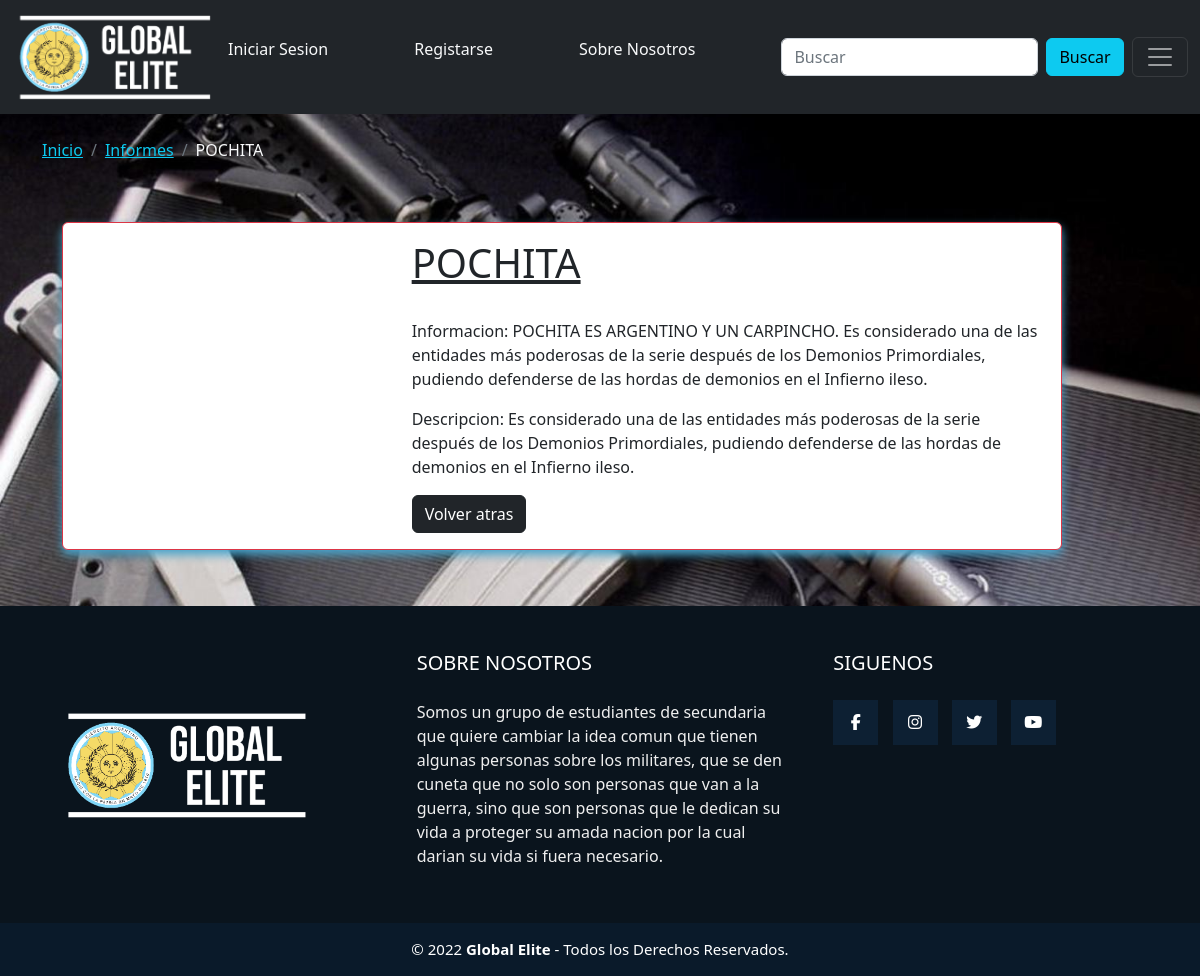
The app's page /informe3.php?id=1 with its own data.
### tables this page shows
CREATE TABLE IF NOT EXISTS `informes` (
`id` int(10) NOT NULL,
  `usuario` varchar(150) NOT NULL,
  `titulo` varchar(150) NOT NULL,
  `informacion` text NOT NULL,
  `descripcion` varchar(500) NOT NULL,
  `fecha_alta` datetime NOT NULL,
  `imagen` mediumblob NOT NULL
);

### informe3.php (called while the page is built, shortened)
<?php
require_once "includes/config.php";
$sql = "SELECT * FROM informes WHERE id = '" . $_GET['id'] . "';";
$result = mysqli_query($conn, $sql);
$informes = mysqli_fetch_assoc($result);
require_once "vistas/layout.php";
?>

### vistas/informes3.php (the view, shortened to what this page needs)
<link href="css/informes3.css" rel="stylesheet">
<br>
<div class="container">
    <nav aria-label="breadcrumb">
        <ol class="breadcrumb">
            <li class="breadcrumb-item"><a href="index.php" class="link-info">Inicio</a></li>
            <li class="breadcrumb-item" aria-current="page"><a href="informes2.php?pagina=1" class="link-info">Informes</a></li>
            <li class="breadcrumb-item text-light"><?php echo $informes['titulo'] ?></li>
        </ol>
    </nav>
</div>
<br>
<div class="container">
    <div class="card border-danger mb-3" style="max-width: 1200px; width:1000px">
        <div class="row g-0">
            <div class="col-md-4">
            </div>
            <div class="col-md-8">
                <div class="card-body">
                   <u><h1 class="card-title"><?php echo $informes['titulo'] ?></h1></u><br>
                    <p class="card-text">Informacion: <?php echo $informes['informacion'] ?></p>
                    <p class="card-text">Descripcion: <?php echo $informes['descripcion'] ?></p>
                    <a href="informes2.php?=1" class="btn btn-dark">Volver atras</a>
                </div>
            </div>
        </div>
    </div>
</div>

### css/layout.css (style rules this page uses)
* { margin: 0; padding: 0; box-sizing: border-box; }
.container { display: flex; width: auto; }
.card { margin: 20px; overflow: hidden; cursor: default; box-shadow: 0 5px 10px rgb(73, 164, 203, 2.4); }

### css/informes3.css (style rules this page uses)
body { margin: 0; padding: 0; background: url(../img/fondos/fondoarmas.jpg); background-size: cover; background-repeat: no-repeat; background-attachment: fixed; }

### records on screen
informes: titulo "POCHITA", informacion "POCHITA ES ARGENTINO Y UN CARPINCHO. Es considerado una de las entidades más poderosas de la serie después de los Demonios Primordiales, pudiendo defenderse de las hordas de demonios en el Infierno ileso.", descripcion "Es considerado una de las entidades más poderosas de la serie después de los Demonios Primordiales, pudiendo defenderse de las hordas de demonios en el Infierno ileso."
